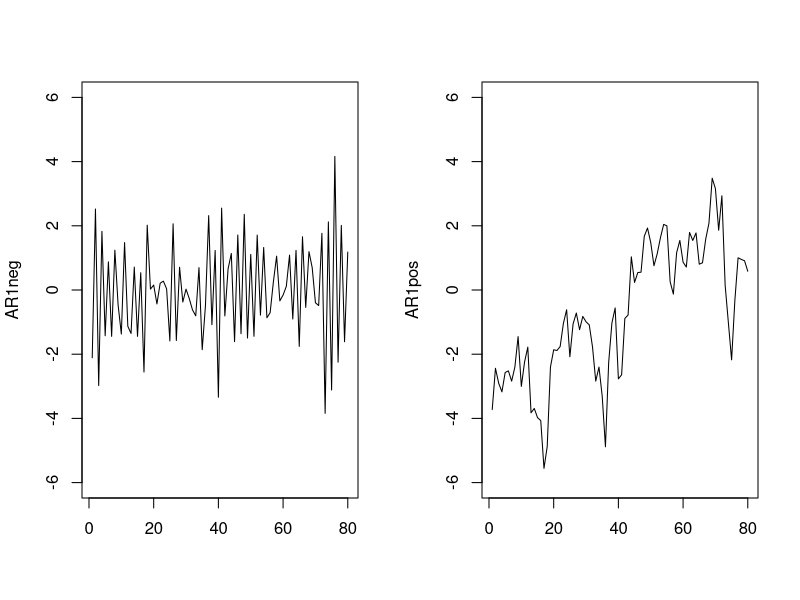

The R script that drew this image:
p <- c(1, -1.8, 1.05,-0.196)
p.roots <- polyroot(p)
p.roots


q <- c(-0.196, 1.05, -1.8, 1)
polyroot(q)


phi.tilde.zinv <- c(0.56, -1.5, 1)
roots.left <- polyroot(phi.tilde.zinv)
theta.tilde.zinv <- c(-0.4, -0.3, 1)
roots.right <- polyroot(theta.tilde.zinv)
roots.left
roots.right



n = 80
set.seed(314)
WN <-rnorm(n)
AR1pos <-arima.sim(model = list(ar = 0.85), n, innov = WN)
AR1neg <-arima.sim(model = list(ar = -0.85), n, innov = WN)
par(mfrow = c(1,2))
plot(AR1neg, xlab = '', ylim = c(-6,6))
plot(AR1pos, xlab = '', ylim = c(-6,6))


phi.tilde <- c(1, -1.1, 0.07, 0.147)
roots.left <- polyroot(phi.tilde)
theta.tilde <- c(1, 0.5, -.84)
roots.right <- polyroot(theta.tilde)
roots.left
roots.right



phi.tilde.zinv <- c(0.147, 0.07, -1.1, 1)
roots.left.zinv <- polyroot(phi.tilde.zinv)
theta.tilde.zinv <- c(-0.84, 0.5, 1)
roots.right.zinv <- polyroot(theta.tilde.zinv)
roots.left.zinv
roots.right.zinv

